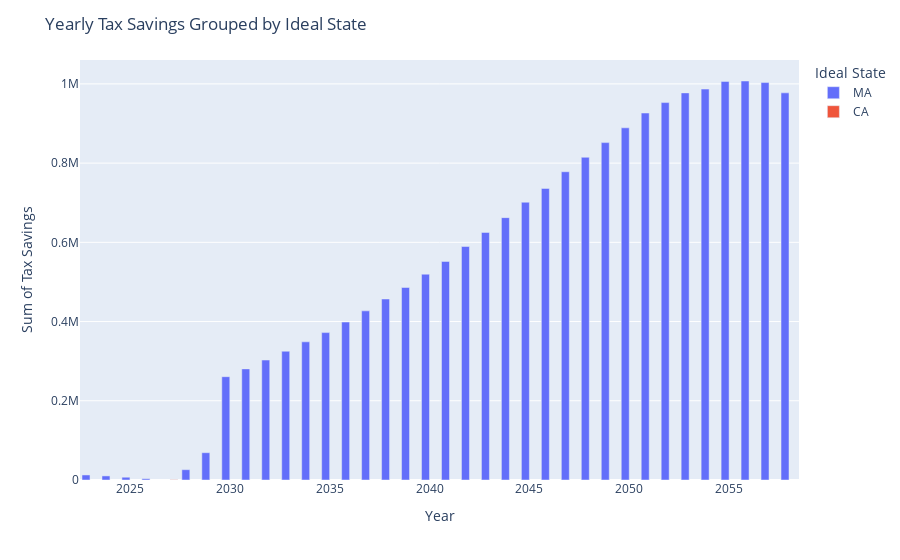

Notebook cell for this chart:
### Code cell
display(btn_start)

### Figure 1 — Plotly figure (JSON) as saved in the notebook; plotly's stock layout.template omitted (floating-point values rounded to 4 significant figures)
{"data": [{"alignmentgroup": "True", "hovertemplate": "Ideal State=MA<br>Year=%{x}<br>Sum of Tax Savings=%{y}<extra></extra>", "legendgroup": "MA", "marker": {"color": "#636efa", "pattern": {"shape": ""}}, "name": "MA", "offsetgroup": "MA", "orientation": "v", "showlegend": true, "textposition": "auto", "type": "bar", "x": [2023, 2024, 2025, 2026, 2028, 2029, 2030, 2031, 2032, 2033, 2034, 2035, 2036, 2037, 2038, 2039, 2040, 2041, 2042, 2043, 2044, 2045, 2046, 2047, 2048, 2049, 2050, 2051, 2052, 2053, 2054, 2055, 2056, 2057, 2058], "xaxis": "x", "y": [12730.0, 10320.0, 6992.0, 3281.0, 26050.0, 68920.0, 260800.0, 280500.0, 302800.0, 325100.0, 348800.0, 372100.0, 398700.0, 427000.0, 457000.0, 486000.0, 519600.0, 551800.0, 589400.0, 625100.0, 662300.0, 701300.0, 736100.0, 778200.0, 814700.0, 851700.0, 889100.0, 926400.0, 952800.0, 977300.0, 986900.0, 1006000.0, 1007000.0, 1003000.0, 977300.0], "yaxis": "y"}, {"alignmentgroup": "True", "hovertemplate": "Ideal State=CA<br>Year=%{x}<br>Sum of Tax Savings=%{y}<extra></extra>", "legendgroup": "CA", "marker": {"color": "#EF553B", "pattern": {"shape": ""}}, "name": "CA", "offsetgroup": "CA", "orientation": "v", "showlegend": true, "textposition": "auto", "type": "bar", "x": [2027], "xaxis": "x", "y": [632.1], "yaxis": "y"}], "layout": {"barmode": "group", "legend": {"title": {"text": "Ideal State"}, "tracegroupgap": 0}, "margin": {"t": 60}, "title": {"text": "Yearly Tax Savings Grouped by Ideal State"}, "xaxis": {"anchor": "y", "domain": [0, 1], "title": {"text": "Year"}}, "yaxis": {"anchor": "x", "domain": [0, 1], "title": {"text": "Sum of Tax Savings"}}}}
